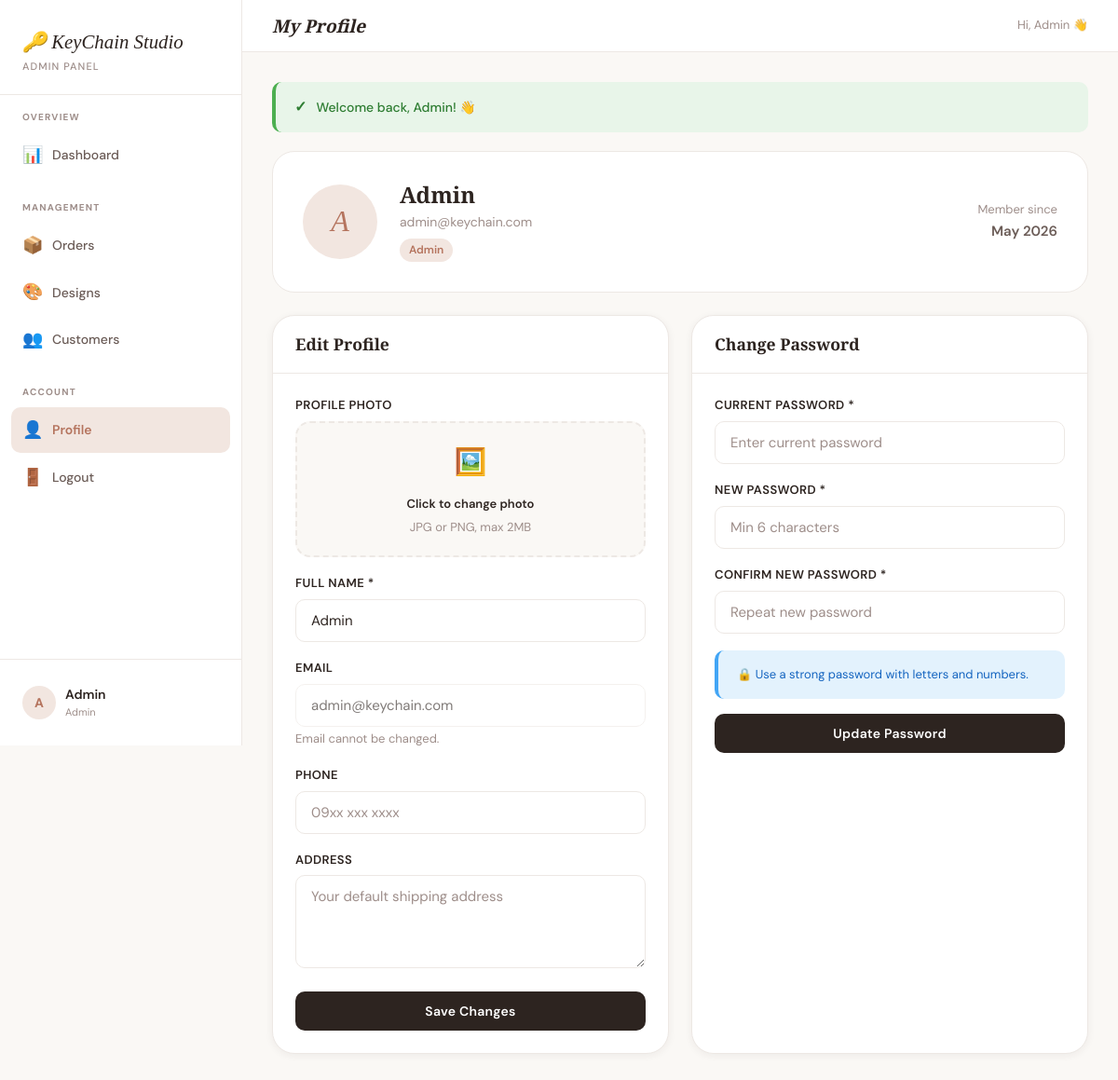
The page /pages/profile.php (signed in) on the database its author committed.
### tables this page shows
CREATE TABLE IF NOT EXISTS users (
    id INT AUTO_INCREMENT PRIMARY KEY,
    name VARCHAR(100) NOT NULL,
    email VARCHAR(150) NOT NULL UNIQUE,
    password VARCHAR(255) NOT NULL,
    phone VARCHAR(20),
    address TEXT,
    role ENUM('admin','customer') DEFAULT 'customer',
    avatar VARCHAR(255) DEFAULT NULL,
    created_at TIMESTAMP DEFAULT CURRENT_TIMESTAMP,
    updated_at TIMESTAMP DEFAULT CURRENT_TIMESTAMP ON UPDATE CURRENT_TIMESTAMP
);

### pages/profile.php (the view, shortened to what this page needs)
<?php
require_once __DIR__ . '/../includes/functions.php';
$page_title   = 'My Profile';
$current_page = 'profile';
include __DIR__ . '/../includes/sidebar.php';
?>
<div class="profile-header mb-24">
  <div class="profile-avatar-lg">
    <?php if ($user['avatar']): ?>
      <img src="<?= SITE_URL ?>/uploads/<?= htmlspecialchars($user['avatar']) ?>" alt="">
    <?php else: ?>
      <?= $initial ?>
    <?php endif; ?>
  </div>
  <div>
    <h2 class="profile-name"><?= htmlspecialchars($user['name']) ?></h2>
    <p class="profile-email"><?= htmlspecialchars($user['email']) ?></p>
    <span class="profile-badge"><?= ucfirst($user['role']) ?></span>
  </div>
  <div style="margin-left:auto;text-align:right;">
    <p class="text-sm text-muted">Member since</p>
    <p class="fw-600"><?= date('M Y', strtotime($user['created_at'])) ?></p>
  </div>
</div>
<div style="display:grid;grid-template-columns:1fr 1fr;gap:24px;" class="profile-grid">
  <div class="card">
    <div class="card-header"><h3 class="card-title">Edit Profile</h3></div>
    <div class="card-body">
      <form method="POST" enctype="multipart/form-data">
        <div class="form-group">
          <label class="form-label">Profile Photo</label>
          <div class="upload-zone" style="padding:20px;">
            <div class="upload-icon" style="font-size:28px;">🖼️</div>
            <div class="upload-text" style="font-size:13px;">Click to change photo</div>
            <div class="upload-sub">JPG or PNG, max 2MB</div>
          </div>
        </div>
        <div class="form-group">
          <label class="form-label">Full Name *</label>
          <input type="text" name="name" class="form-control" value="<?= htmlspecialchars($user['name']) ?>" required>
        </div>
        <div class="form-group">
          <label class="form-label">Email</label>
          <input type="email" class="form-control" value="<?= htmlspecialchars($user['email']) ?>" disabled style="opacity:0.6;cursor:not-allowed;">
          <small class="text-muted text-sm">Email cannot be changed.</small>
        </div>
        <div class="form-group">
          <label class="form-label">Phone</label>
          <input type="text" name="phone" class="form-control" value="<?= htmlspecialchars($user['phone'] ?? '') ?>" placeholder="09xx xxx xxxx">
        </div>
        <div class="form-group">
          <label class="form-label">Address</label>
          <textarea name="address" class="form-control" rows="3" placeholder="Your default shipping address"><?= htmlspecialchars($user['address'] ?? '') ?></textarea>
        </div>
        <button type="submit" class="btn btn-primary w-full">Save Changes</button>
      </form>
    </div>
  </div>
  <div class="card">
    <div class="card-header"><h3 class="card-title">Change Password</h3></div>
    <div class="card-body">
      <form method="POST">
        <div class="form-group">
          <label class="form-label">Current Password *</label>
          <input type="password" name="old_password" class="form-control" placeholder="Enter current password" required>
        </div>
        <div class="form-group">
          <label class="form-label">New Password *</label>
          <input type="password" name="new_password" class="form-control" placeholder="Min 6 characters" required>
        </div>
        <div class="form-group">
          <label class="form-label">Confirm New Password *</label>
          <input type="password" name="confirm_password" class="form-control" placeholder="Repeat new password" required>
        </div>
        <div class="alert alert-info" style="margin-bottom:16px;font-size:13px;">
          🔒 Use a strong password with letters and numbers.
        </div>
        <button type="submit" class="btn btn-primary w-full">Update Password</button>
      </form>
    </div>
  </div>
</div>
<?php include __DIR__ . '/../includes/footer.php'; ?>

### includes/sidebar.php (shortened to what this page needs)
<?php
$user = getCurrentUser();
$initial = strtoupper(substr($user['name'] ?? 'U', 0, 1));
$isAdminUser = isAdmin();
?>
<!DOCTYPE html>
<html lang="en">
<head>
<link rel="stylesheet" href="<?= SITE_URL ?>/assets/css/style.css">
</head>
<body>
<div class="layout">
  <aside class="sidebar" id="sidebar">
    <div class="sidebar-logo">
      <a href="<?= SITE_URL ?>">
        <div class="sidebar-logo-text">🔑 KeyChain Studio</div>
        <div class="sidebar-logo-sub"><?= $isAdminUser ? 'Admin Panel' : 'Customer Portal' ?></div>
      </a>
    </div>
    <nav class="sidebar-nav">
      <?php if ($isAdminUser): ?>
      <div class="nav-section">
        <div class="nav-section-label">Overview</div>
        <a href="<?= SITE_URL ?>/admin/dashboard.php" class="nav-item <?= $current_page === 'admin_dash' ? 'active' : '' ?>">
          <span class="nav-icon">📊</span> Dashboard
        </a>
      </div>
      <div class="nav-section">
        <div class="nav-section-label">Management</div>
        <a href="<?= SITE_URL ?>/admin/orders.php" class="nav-item <?= $current_page === 'admin_orders' ? 'active' : '' ?>">
          <span class="nav-icon">📦</span> Orders
        </a>
        <a href="<?= SITE_URL ?>/admin/designs.php" class="nav-item <?= $current_page === 'admin_designs' ? 'active' : '' ?>">
          <span class="nav-icon">🎨</span> Designs
        </a>
        <a href="<?= SITE_URL ?>/admin/customers.php" class="nav-item <?= $current_page === 'admin_customers' ? 'active' : '' ?>">
          <span class="nav-icon">👥</span> Customers
        </a>
      </div>
      <?php endif; ?>
      <div class="nav-section">
        <div class="nav-section-label">Account</div>
        <a href="<?= SITE_URL ?>/pages/profile.php" class="nav-item <?= $current_page === 'profile' ? 'active' : '' ?>">
          <span class="nav-icon">👤</span> Profile
        </a>
        <a href="<?= SITE_URL ?>/logout.php" class="nav-item">
          <span class="nav-icon">🚪</span> Logout
        </a>
      </div>
    </nav>
    <div class="sidebar-footer">
      <div class="sidebar-user">
        <div class="sidebar-avatar">
          <?php if ($user['avatar'] ?? false): ?>
            <img src="<?= SITE_URL ?>/uploads/<?= htmlspecialchars($user['avatar']) ?>" alt="">
          <?php else: ?>
            <?= $initial ?>
          <?php endif; ?>
        </div>
        <div>
          <div class="sidebar-user-name"><?= htmlspecialchars($user['name'] ?? '') ?></div>
          <div class="sidebar-user-role"><?= htmlspecialchars($user['role'] ?? '') ?></div>
        </div>
      </div>
    </div>
  </aside>
  <div class="main-content">
    <div class="topbar">
      <h2 class="topbar-title"><?= $page_title ?? '' ?></h2>
      <div class="topbar-actions">
        <span style="font-size:13px;color:var(--light);">Hi, <?= htmlspecialchars($user['name'] ?? '') ?> 👋</span>
      </div>
    </div>
    <div class="page-content">

### rows shown on the page
users: name "A", name "Admin", role "Admin", email "admin@keychain.com", created_at "May 2026"

### other values the page prints
$page_title "My Profile"
$icon "✓"
$flash['message'] "Welcome back, Admin! 👋"
